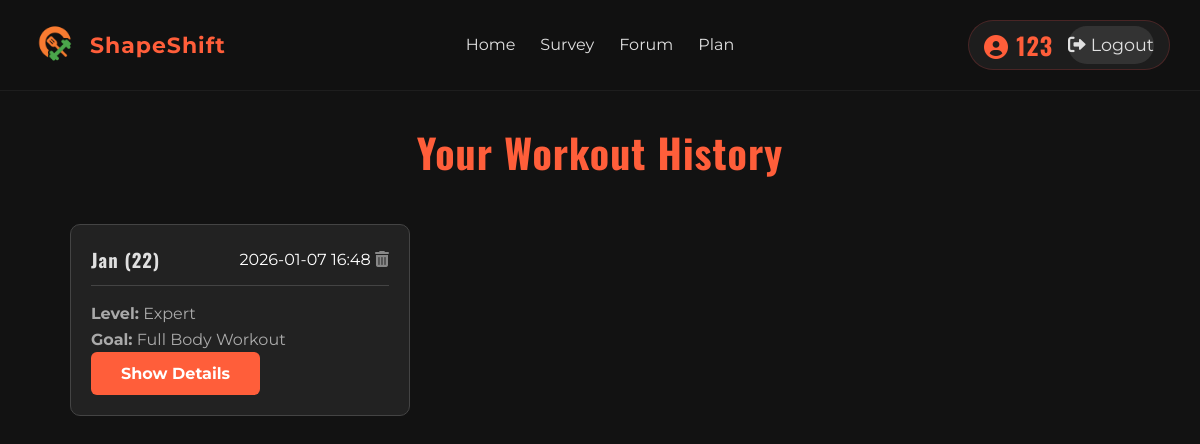
/plan (signed in), run on the app's committed database.
### tables this page shows
CREATE TABLE workouts (
                id INTEGER PRIMARY KEY AUTOINCREMENT,
                user_id INTEGER NOT NULL,
                name TEXT,
                age INTEGER,
                level TEXT,
                plan_json TEXT,
                created_at TEXT,
                FOREIGN KEY(user_id) REFERENCES users(id)
            );

### app.py (the view)
@app.route('/plan')
def results():
    if 'user' not in session:
        flash('You need to be logged in to see your plan!', 'info')
        return redirect(url_for('login'))
    user_id = session.get('user_id')
    user = session.get('user')
    with sqlite3.connect(DB_NAME) as conn:
        conn.row_factory = sqlite3.Row
        cursor = conn.cursor()
        cursor.execute("SELECT * FROM workouts WHERE user_id = ? ORDER BY id DESC", (user_id,))
        plans = cursor.fetchall()
        formatted_plans = []
        for p in plans:
            plan_dict = dict(p)
            plan_dict['plan_data'] = json.loads(p['plan_json'])
            formatted_plans.append(plan_dict)
    return render_template('results.html', user=user, plans=formatted_plans)

### templates/results.html (shortened to what this page needs)
<!DOCTYPE html>
<html lang="en">
	<head>
		<link
			rel="stylesheet"
			href="{{ url_for('static', filename='styleresults.css') }}" />
		<link
			rel="stylesheet"
			href="https://cdnjs.cloudflare.com/ajax/libs/font-awesome/6.0.0-beta3/css/all.min.css" />
	</head>
	<body>
		<nav class="navbar">
			<div class="logo">
				<img
					src="{{ url_for('static', filename='images/logo przeź.png') }}"
					alt="logo"
					class="logo-img" />
				<span>ShapeShift</span>
			</div>
			<ul class="nav-links">
				<li><a href="{{ url_for('main') }}">Home</a></li>
				<li><a href="{{ url_for('survey') }}">Survey</a></li>
				<li><a href="{{ url_for('forum') }}">Forum</a></li>
				<li><a href="{{ url_for('results') }}">Plan</a></li>
			</ul>
			<div class="icons">
				{% if user %}
				<div class="user-info">
					<span class="username-display"
						><i class="fas fa-user-circle"></i> {{ user }}</span
					>
					<a href="{{ url_for('logout') }}" class="logout-btn">
						<i class="fas fa-sign-out-alt"></i> Logout
					</a>
				</div>
				{% else %}
				<span class="icon"
					><ion-icon name="person-circle-outline"></ion-icon
				></span>
				<a href="{{ url_for('login') }}">Log in</a>
				{% endif %}
			</div>
		</nav>
		<section class="plan-content">
			<div class="container">
				<h1>Your Workout History</h1>
				<div class="plans-grid">
					{% if plans %} {% for plan in plans %}
					<div class="plan-card">
						<div class="card-header">
							<h3>{{ plan.name }} ({{ plan.age }})</h3>
							<div class="header-right">
								<span class="plan-date">{{ plan.created_at }}</span>
								<i
									class="fas fa-trash-alt delete-icon"
									title="Delete plan"
									onclick="deletePlan({{ plan.id }}, this)"></i>
							</div>
						</div>
						<p><strong>Level:</strong> {{ plan.level|capitalize }}</p>
						<p><strong>Goal:</strong> {{ plan.plan_data.planName }}</p>
						<button
							class="btn-primary open-modal"
							data-target="modal-{{ plan.id }}">
							Show Details
						</button>
					</div>
					{% endfor %} {% else %}
					<p>No plans found. Complete the survey!</p>
					{% endif %}
				</div>
			</div>
		</section>
	</body>
</html>

### static/styleresults.css (style rules this page uses)
:root { --color-background: #121212; --color-surface: #1e1e1e; --color-accent: #ff5e3a; --color-accent-hover: #ff3b1f; --color-text-primary: #e0e0e0; --color-text-secondary: #aaaaaa; --font-heading: "Oswald", sans-serif; --font-body: "Montserrat", sans-serif; }
* { margin: 0; padding: 0; box-sizing: border-box; }
body { font-family: var(--font-body); color: var(--color-text-primary); background-color: var(--color-background); line-height: 1.6; }
h1, h2, h3, h4, h5, h6 { font-family: var(--font-heading); color: var(--color-text-primary); font-weight: 700; letter-spacing: 1px; }
p { color: var(--color-text-secondary); font-weight: 400; }
a { color: var(--color-accent); text-decoration: none; transition: color 0.3s ease; }
.container { max-width: 1100px; margin: 0 auto; padding: 0 20px; }
.navbar { display: flex; justify-content: space-between; align-items: center; padding: 20px 30px; background: rgba(18, 18, 18, 0.8); backdrop-filter: blur(5px); position: fixed; width: 100%; z-index: 10; border-bottom: 1px solid var(--color-surface); }
.logo { font-size: 22px; font-weight: 700; color: var(--color-accent); letter-spacing: 1px; display: flex; align-items: center; gap: 10px; cursor: default; }
.logo-img { height: 50px; width: auto; }
.nav-links { list-style: none; display: flex; gap: 25px; position: absolute; left: 50%; transform: translateX(-50%); }
.nav-links li a { text-decoration: none; color: var(--color-text-primary); transition: color 0.3s ease; padding: 5px 0; position: relative; }
.nav-links li a::after { content: ""; position: absolute; bottom: -5px; left: 0; width: 100%; height: 2px; background-color: var(--color-accent); transform: scaleX(0); transform-origin: left; transition: transform 0.3s ease-out; }
.icons a { color: var(--color-text-primary); text-decoration: none; transition: color 0.3s; font-size: 1.1rem; }
.icons a { text-decoration: none; color: var(--color-text-primary); transition: color 0.3s ease; padding: 5px 0; position: relative; }
.icons { display: flex; align-items: center; gap: 10px; }
.icons span { font-size: 1.5rem; }
.icons a::after { content: ""; position: absolute; bottom: -5px; left: 0; width: 100%; height: 2px; background-color: var(--color-accent); transform: scaleX(0); transform-origin: left; transition: transform 0.3s ease-out; }
.user-info { display: flex; align-items: center; gap: 15px; background: rgba(255, 255, 255, 0.05); padding: 5px 15px; border-radius: 50px; border: 1px solid rgba(255, 77, 77, 0.2); }
.username-display { color: var(--color-accent); font-weight: 700; font-family: "Oswald", sans-serif; text-transform: uppercase; letter-spacing: 1px; }
.logout-btn { color: #fff; text-decoration: none; font-size: 0.8rem; padding: 5px 10px; border-radius: 20px; background: #333; transition: all 0.3s ease; display: flex; align-items: center; gap: 5px; }
.btn-primary { display: inline-block; padding: 12px 30px; border-radius: 6px; text-decoration: none; font-weight: bold; font-size: 1rem; background: var(--color-accent); color: #ffffff; border: none; cursor: pointer; transition: transform 0.3s ease, background-color 0.3s ease, box-shadow 0.3s ease; font-family: var(--font-body); }
.plan-content { padding-top: 120px; padding-bottom: 60px; min-height: 100vh; }
.plan-content h1 { text-align: center; font-size: 2.5rem; color: var(--color-accent); margin-bottom: 40px; }
.plans-grid { display: grid; grid-template-columns: repeat(auto-fill, minmax(300px, 1fr)); gap: 20px; margin-top: 30px; }
.plan-card { background: #222; border: 1px solid #444; border-radius: 10px; padding: 20px; color: white; transition: transform 0.3s ease; }
.card-header { display: flex; justify-content: space-between; align-items: center; border-bottom: 1px solid #444; margin-bottom: 15px; padding-bottom: 10px; }
.delete-icon { color: #888; cursor: pointer; transition: all 0.3s ease; }

### data on the page
workouts: name "Jan", age "22", created_at "2026-01-07 16:48", level "Expert", plan_data.planName "Full Body Workout"

### other printed values
{{ user }} "123"
